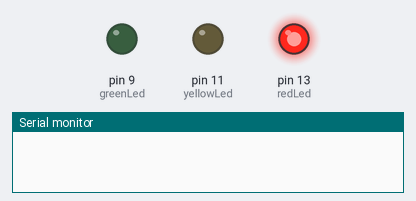
The sketch below on a simulated Arduino Uno, built with avr-gcc and run on an emulated ATmega328P. On the bench: output pins drawn as LEDs (lit = HIGH), the last lines printed to the serial monitor.

Above: at 2.5 s.
At 6.0 s:
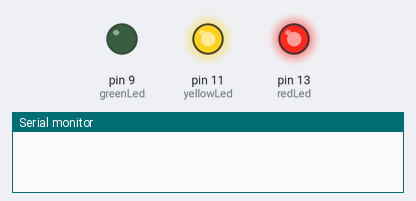
At 9.5 s:
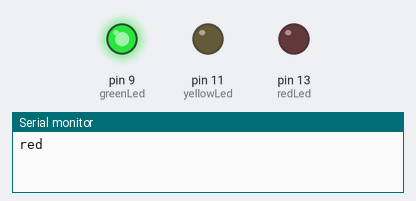
At 13.0 s:
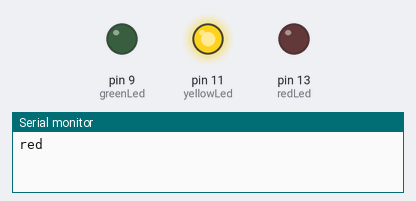
Timing chart, 0 to 18.2 s (numbered marks = the images above):
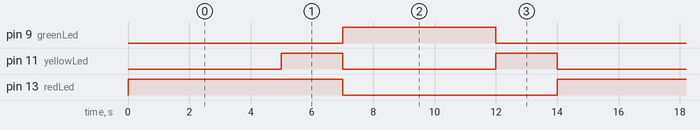

Measured:
- by itself, pin 9 (greenLed): alternates HIGH for 5.0 s and LOW for 9.0 s
- by itself, pin 11 (yellowLed): alternates HIGH for 2.0 s and LOW for 5.0 s
- by itself, pin 13 (redLed): alternates HIGH for 7.0 s and LOW for 7.0 s

The sketch:

traffic_signal_control_problem.ino
```cpp
// C++ code
//
int redLed = 13;
int yellowLed = 11;
int greenLed = 9;
void setup()
{
  Serial.begin(9600);
  pinMode(redLed,OUTPUT);
  pinMode(yellowLed,OUTPUT);
  pinMode(greenLed,OUTPUT);
}

void loop()
{
  redLight();
}

void redLight(){
  digitalWrite(yellowLed,LOW);
  digitalWrite(greenLed,LOW);
  digitalWrite(redLed,HIGH);
  delay(5000);
  char red[] ="red";
  yellowLight(red);
  //char isRed = 'R';
  //yellowLight(isRed);
}

void yellowLight(char * whichLed){  //void yellowLight(char whichLed)
  digitalWrite(greenLed,LOW);
  digitalWrite(yellowLed,HIGH);
  delay(2000);
  Serial.println(whichLed);

  if(strcmp(whichLed,"red") == 0){  //if(whichLed =='R')
    digitalWrite(redLed,LOW);
  }

  else if(strcmp(whichLed,"green")==0){ //else if(whichLed == 'G')
    digitalWrite(greenLed,LOW);
    redLight();
  }

  greenLight();
  Serial.println(whichLed);
}


void greenLight(){
  digitalWrite(greenLed,HIGH);
  digitalWrite(yellowLed,LOW);
  delay(5000);
  char green[] = "green";
  yellowLight(green);
  //char isGreen = 'G';
  //yellowLight(isGreen);

}
```
